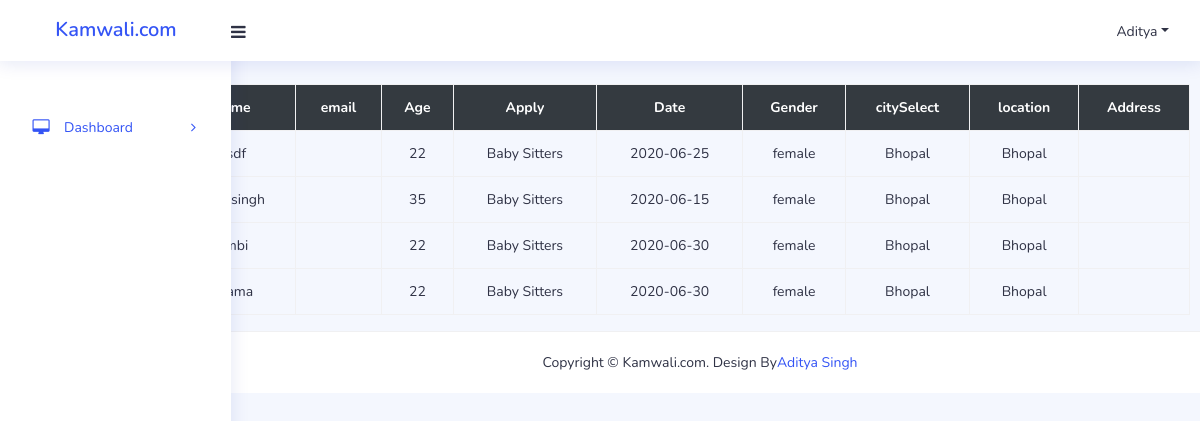
Screenshot of /babydis.php with the database file from the repository.
### tables this page shows
CREATE TABLE `maid` (
  `id` int(30) NOT NULL,
  `name` varchar(30) NOT NULL,
  `email` varchar(30) NOT NULL,
  `age` varchar(30) NOT NULL,
  `apply` varchar(30) NOT NULL,
  `date` date NOT NULL,
  `gender` varchar(30) NOT NULL,
  `citySelect` varchar(30) NOT NULL,
  `location` varchar(30) NOT NULL,
  `address` varchar(30) NOT NULL,
  `pic` varchar(200) NOT NULL
);

### babydis.php (the view, shortened to what this page needs)
<!DOCTYPE html>
<html lang="en">
<head>
		<link rel="stylesheet" href="assets/plugins/bootstrap/css/bootstrap.min.css">
		<link rel="stylesheet" href="assets/css/icons.css">
		<link rel="stylesheet" href="assets/css/style.css">
		<link rel="stylesheet" href="assets/plugins/scroll-bar/jquery.mCustomScrollbar.css">
		<link rel="stylesheet" href="assets/plugins/toggle-menu/sidemenu.css">
		<link rel="stylesheet" href="assets/plugins/chartist/chartist.css">
		<link rel="stylesheet" href="assets/plugins/chartist/chartist-plugin-tooltip.css">
		<link rel="stylesheet" href="assets/plugins/fullcalendar/stylesheet1.css">
	</head>
	<body class="app ">
		<div id="app">
			<div class="main-wrapper" >
				<nav class="navbar navbar-expand-lg main-navbar">
					<a class="header-brand" href="index.php">
            <span class="text-primary">Kamwali.com</span>
					</a>
					<form class="form-inline mr-auto">
						<ul class="navbar-nav">
							<li><a href="#" data-toggle="sidebar" class="nav-link nav-link-lg"><i class="fa fa-navicon"></i></a></li>
						</ul>
					</form>
					<ul class="navbar-nav navbar-right ">
						<li class="dropdown"><a href="#" data-toggle="dropdown" class="nav-link dropdown-toggle nav-link-lg">
							<div class="d-sm-none d-lg-inline-block">Aditya</div></a>
						</li>
					</ul>
				</nav>
				<aside class="app-sidebar">
					<div class="app-sidebar__user">
					    <div class="dropdown">
							<a class="nav-link pl-2 pr-2 leading-none d-flex" data-toggle="dropdown" href="#">
							</a>
						</div>
					</div>
					<ul class="side-menu">
						<li class="slide">
							<a class="side-menu__item"  data-toggle="slide" href="#"><i class="side-menu__icon fa fa-desktop"></i><span class="side-menu__label">Dashboard</span><i class="angle fa fa-angle-right"></i></a>
						</li>
				</aside>
<div class="container">
  <div class="col-lg-12"><br><br>
  	<table class=" table table-striped table-hover table-bordered " style="margin-left: 50px;">
  		<br><br>
  		<tr class="bg-dark text-white text-center">
  			<th> Id</th>
  			<th> name</th>
  			<th> email</th>
  			<th> Age</th>
        <th> Apply</th>
        <th> Date</th>
        <th> Gender</th>
        <th> citySelect</th>
        <th> location</th>
        <th> Address</th>
  		</tr>
<?php
   include 'conn.php';
	$qry = "select*from maid  WHERE apply='Baby Sitters'";
     $query= mysqli_query($con,$qry);
     while($res = mysqli_fetch_array($query))
     {
?>
  		<tr class="text-center">
  			<td> <?php echo $res['id'];  ?></td>
            <td> <?php echo $res['name']; ?></td>
            <td> <?php echo $res['email']; ?></td>
            <td> <?php echo $res['age']; ?></td>
            <td> <?php echo $res['apply']; ?></td>
            <td> <?php echo $res['date']; ?></td>
            <td> <?php echo $res['gender']; ?></td>
            <td> <?php echo $res['citySelect']; ?></td>
            <td> <?php echo $res['location']; ?></td>
            <td> <?php echo $res['address']; ?></td>
  		</tr>
<?php
}
?>
</table>
  </div>
</div>
    </div>
  </div>
				<footer class="main-footer">
					<div class="text-center">
						Copyright &copy;  Kamwali.com. Design By<a href="#">Aditya Singh</a>
					</div>
				</footer>
	</body>
</html>

### rows the page displays
maid: name "asdf", age "22", apply "Baby Sitters", date "2020-06-25", gender "female", citySelect "Bhopal", location "Bhopal"
maid: name "aditi singh", age "35", apply "Baby Sitters", date "2020-06-15", gender "female", citySelect "Bhopal", location "Bhopal"
maid: name "ombi", age "22", apply "Baby Sitters", date "2020-06-30", gender "female", citySelect "Bhopal", location "Bhopal"
maid: name "chama", age "22", apply "Baby Sitters", date "2020-06-30", gender "female", citySelect "Bhopal", location "Bhopal"
